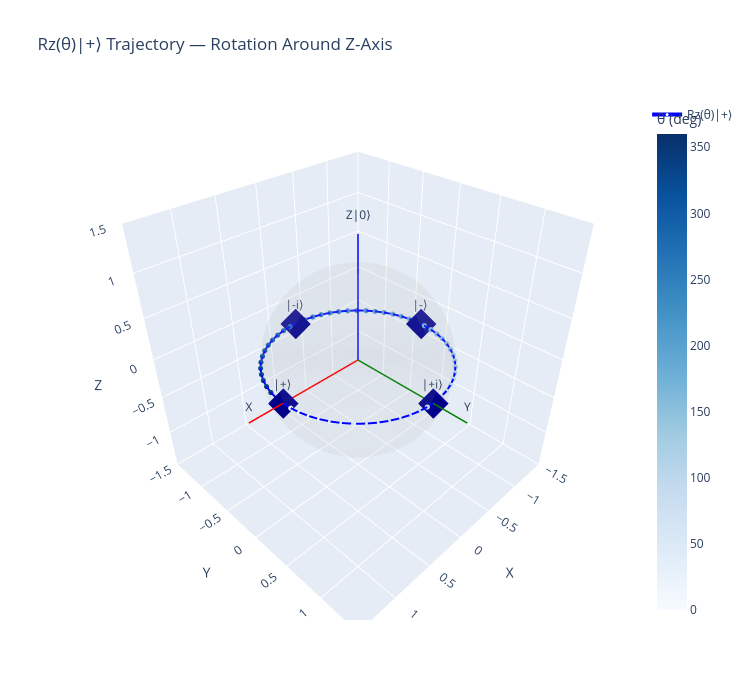

The notebook cell this image was saved under:
### Markdown cell above
### 4c. Rz Trajectory: Rotation around the Z-axis

Starting from $|+\rangle$ (equator), $R_z(\theta)$ sweeps around the equator:  
$|+\rangle \to |{+i}\rangle \to |-\rangle \to |{-i}\rangle \to |+\rangle$  

⚠️ Note: If we start from $|0\rangle$, Rz only adds a global phase — the Bloch vector **doesn't move**!  
That's because $|0\rangle$ sits ON the Z-axis. So we start from $|+\rangle$ instead.

### Code cell
# Rz trajectory — starting from |+⟩ (equator)
coords_rz = []
for theta in angles:
    qc = QuantumCircuit(1)
    qc.h(0)           # Start from |+⟩
    qc.rz(theta, 0)   # Rotate around Z-axis
    sv = Statevector.from_instruction(qc)
    coords_rz.append(state_to_bloch(sv))

xs, ys, zs = zip(*coords_rz)

fig = go.Figure(data=make_sphere_wireframe())

fig.add_trace(go.Scatter3d(
    x=xs, y=ys, z=zs,
    mode='lines+markers',
    marker=dict(size=3, color=np.degrees(angles), colorscale='Blues', colorbar=dict(title='θ (deg)')),
    line=dict(color='blue', width=4),
    name='Rz(θ)|+⟩',
    hovertemplate='θ=%{customdata:.0f}°<br>x=%{x:.3f}<br>y=%{y:.3f}<br>z=%{z:.3f}',
    customdata=np.degrees(angles)
))

key_points = [(0, '|+⟩'), (np.pi/2, '|+i⟩'), (np.pi, '|-⟩'), (3*np.pi/2, '|-i⟩')]
for angle, label in key_points:
    qc = QuantumCircuit(1); qc.h(0); qc.rz(angle, 0)
    bx, by, bz = state_to_bloch(Statevector.from_instruction(qc))
    fig.add_trace(go.Scatter3d(
        x=[bx], y=[by], z=[bz],
        mode='markers+text', text=[label], textposition='top center',
        marker=dict(size=10, color='darkblue', symbol='diamond'),
        showlegend=False
    ))

fig.update_layout(make_bloch_layout('Rz(θ)|+⟩ Trajectory — Rotation Around Z-Axis'))
fig.show()

### Figure 1 — Plotly figure (JSON) as saved in the notebook; plotly's stock layout.template omitted (floating-point values rounded to 4 significant figures; data arrays with more than 128 entries replaced by an {"elided": "..."} marker saying what was removed)
{"data": [{"colorscale": [[0, "lightgray"], [1, "lightgray"]], "hoverinfo": "skip", "opacity": 0.1, "showscale": false, "type": "surface", "x": {"elided": "30x30 float values"}, "y": {"elided": "30x30 float values"}, "z": {"elided": "30x30 float values"}}, {"hoverinfo": "skip", "line": {"color": "red", "width": 3}, "mode": "lines+text", "showlegend": false, "text": ["", "X"], "textposition": "top center", "type": "scatter3d", "x": [0, 1.4], "y": [0, 0], "z": [0, 0]}, {"hoverinfo": "skip", "line": {"color": "green", "width": 3}, "mode": "lines+text", "showlegend": false, "text": ["", "Y"], "textposition": "top center", "type": "scatter3d", "x": [0, 0], "y": [0, 1.4], "z": [0, 0]}, {"hoverinfo": "skip", "line": {"color": "blue", "width": 3}, "mode": "lines+text", "showlegend": false, "text": ["", "Z|0⟩"], "textposition": "top center", "type": "scatter3d", "x": [0, 0], "y": [0, 0], "z": [0, 1.4]}, {"customdata": [0.0, 6.102, 12.2, 18.31, 24.41, 30.51, 36.61, 42.71, 48.81, 54.92, 61.02, 67.12, 73.22, 79.32, 85.42, 91.53, 97.63, 103.7, 109.8, 115.9, 122.0, 128.1, 134.2, 140.3, 146.4, 152.5, 158.6, 164.7, 170.8, 176.9, 183.1, 189.2, 195.3, 201.4, 207.5, 213.6, 219.7, 225.8, 231.9, 238.0, 244.1, 250.2, 256.3, 262.4, 268.5, 274.6, 280.7, 286.8, 292.9, 299.0, 305.1, 311.2, 317.3, 323.4, 329.5, 335.6, 341.7, 347.8, 353.9, 360.0], "hovertemplate": "θ=%{customdata:.0f}°<br>x=%{x:.3f}<br>y=%{y:.3f}<br>z=%{z:.3f}", "line": {"color": "blue", "width": 4}, "marker": {"color": [0.0, 6.102, 12.2, 18.31, 24.41, 30.51, 36.61, 42.71, 48.81, 54.92, 61.02, 67.12, 73.22, 79.32, 85.42, 91.53, 97.63, 103.7, 109.8, 115.9, 122.0, 128.1, 134.2, 140.3, 146.4, 152.5, 158.6, 164.7, 170.8, 176.9, 183.1, 189.2, 195.3, 201.4, 207.5, 213.6, 219.7, 225.8, 231.9, 238.0, 244.1, 250.2, 256.3, 262.4, 268.5, 274.6, 280.7, 286.8, 292.9, 299.0, 305.1, 311.2, 317.3, 323.4, 329.5, 335.6, 341.7, 347.8, 353.9, 360.0], "colorbar": {"title": {"text": "θ (deg)"}}, "colorscale": [[0, "rgb(247,251,255)"], [0.125, "rgb(222,235,247)"], [0.25, "rgb(198,219,239)"], [0.375, "rgb(158,202,225)"], [0.5, "rgb(107,174,214)"], [0.625, "rgb(66,146,198)"], [0.75, "rgb(33,113,181)"], [0.875, "rgb(8,81,156)"], [1, "rgb(8,48,107)"]], "size": 3}, "mode": "lines+markers", "name": "Rz(θ)|+⟩", "type": "scatter3d", "x": [1.0, 0.9943, 0.9774, 0.9494, 0.9106, 0.8616, 0.8027, 0.7348, 0.6585, 0.5748, 0.4846, 0.3888, 0.2887, 0.1853, 0.07979, -0.02662, -0.1327, -0.2373, -0.3392, -0.4373, -0.5304, -0.6175, -0.6976, -0.7698, -0.8333, -0.8874, -0.9313, -0.9648, -0.9873, -0.9986, -0.9986, -0.9873, -0.9648, -0.9313, -0.8874, -0.8333, -0.7698, -0.6976, -0.6175, -0.5304, -0.4373, -0.3392, -0.2373, -0.1327, -0.02662, 0.07979, 0.1853, 0.2887, 0.3888, 0.4846, 0.5748, 0.6585, 0.7348, 0.8027, 0.8616, 0.9106, 0.9494, 0.9774, 0.9943, 1.0], "y": [0, 0.1063, 0.2114, 0.3141, 0.4132, 0.5077, 0.5964, 0.6783, 0.7526, 0.8183, 0.8748, 0.9213, 0.9574, 0.9827, 0.9968, 0.9996, 0.9912, 0.9714, 0.9407, 0.8993, 0.8477, 0.7866, 0.7165, 0.6382, 0.5528, 0.4611, 0.3642, 0.2631, 0.1591, 0.05322, -0.05322, -0.1591, -0.2631, -0.3642, -0.4611, -0.5528, -0.6382, -0.7165, -0.7866, -0.8477, -0.8993, -0.9407, -0.9714, -0.9912, -0.9996, -0.9968, -0.9827, -0.9574, -0.9213, -0.8748, -0.8183, -0.7526, -0.6783, -0.5964, -0.5077, -0.4132, -0.3141, -0.2114, -0.1063, -2.449e-16], "z": [-2.237e-17, -2.707e-17, 2.12e-17, -6.696e-18, 2.181e-17, 2.277e-17, -6.546e-18, -1.129e-17, 5.407e-19, 2.102e-17, 1.38e-17, -1.436e-17, 1.895e-17, -5.135e-18, -1.35e-18, -1.848e-17, -2.002e-17, -4.065e-18, -3.447e-17, 3.309e-18, -1.828e-17, 2.509e-17, -1.923e-17, -2.112e-17, -7.882e-18, -1.065e-17, -1.485e-17, -1.464e-18, 2.858e-18, 2.082e-17, 2.086e-17, 3.062e-18, -2.317e-18, -3.405e-18, -1.245e-17, -7.433e-18, -4.045e-19, -2.48e-17, 1.779e-17, -2.547e-17, -1.876e-17, 2.095e-17, 4.185e-18, -2.383e-17, 3.261e-17, 1.186e-17, -6.824e-18, 1.323e-17, -1.597e-18, -1.035e-17, 2.044e-17, -5.985e-19, -7.413e-19, -2.779e-17, 2.277e-17, 2.392e-17, -5.653e-18, 2.067e-17, -2.696e-17, -2.237e-17]}, {"marker": {"color": "darkblue", "size": 10, "symbol": "diamond"}, "mode": "markers+text", "showlegend": false, "text": ["|+⟩"], "textposition": "top center", "type": "scatter3d", "x": [1.0], "y": [0], "z": [-2.237e-17]}, {"marker": {"color": "darkblue", "size": 10, "symbol": "diamond"}, "mode": "markers+text", "showlegend": false, "text": ["|+i⟩"], "textposition": "top center", "type": "scatter3d", "x": [2.22e-16], "y": [1.0], "z": [-1.233e-32]}, {"marker": {"color": "darkblue", "size": 10, "symbol": "diamond"}, "mode": "markers+text", "showlegend": false, "text": ["|-⟩"], "textposition": "top center", "type": "scatter3d", "x": [-1.0], "y": [1.225e-16], "z": [-2.237e-17]}, {"marker": {"color": "darkblue", "size": 10, "symbol": "diamond"}, "mode": "markers+text", "showlegend": false, "text": ["|-i⟩"], "textposition": "top center", "type": "scatter3d", "x": [-2.22e-16], "y": [-1.0], "z": [-1.233e-32]}], "layout": {"height": 700, "scene": {"aspectmode": "cube", "xaxis": {"range": [-1.5, 1.5], "title": {"text": "X"}}, "yaxis": {"range": [-1.5, 1.5], "title": {"text": "Y"}}, "zaxis": {"range": [-1.5, 1.5], "title": {"text": "Z"}}}, "title": {"text": "Rz(θ)|+⟩ Trajectory — Rotation Around Z-Axis"}, "width": 750}}
